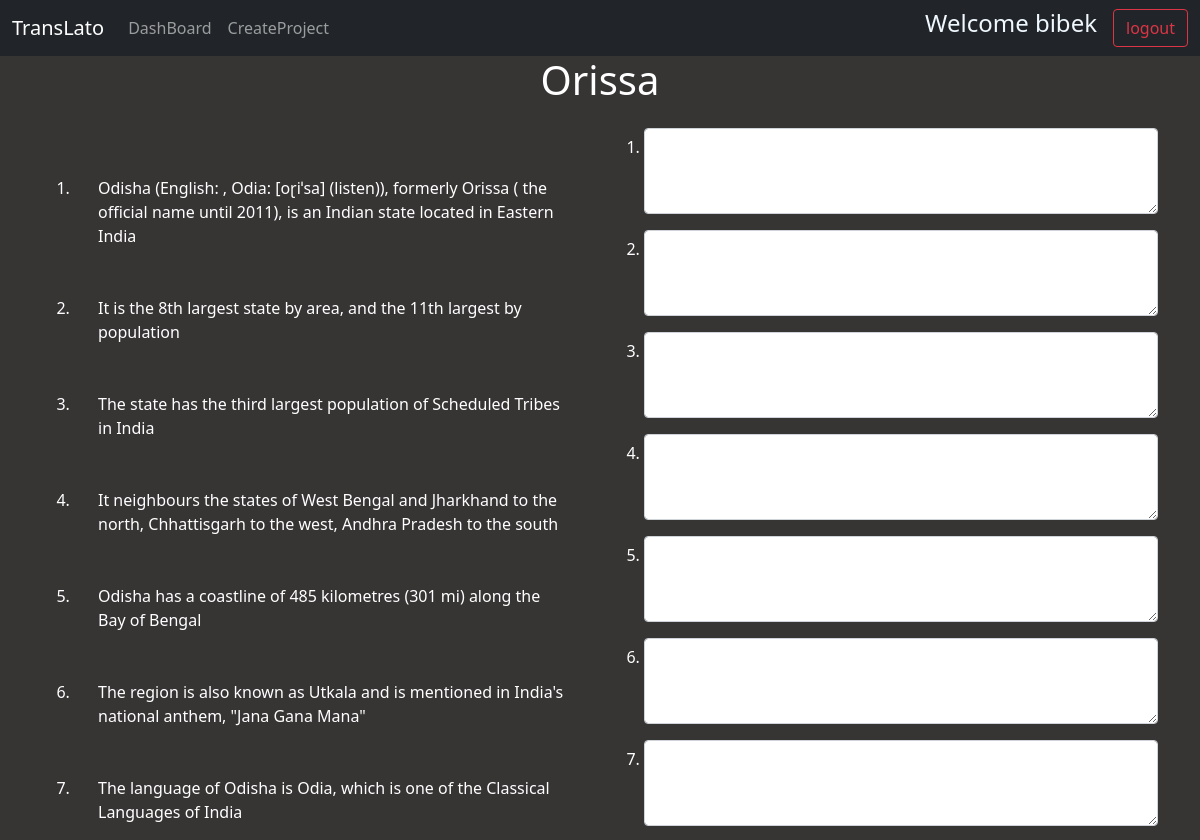
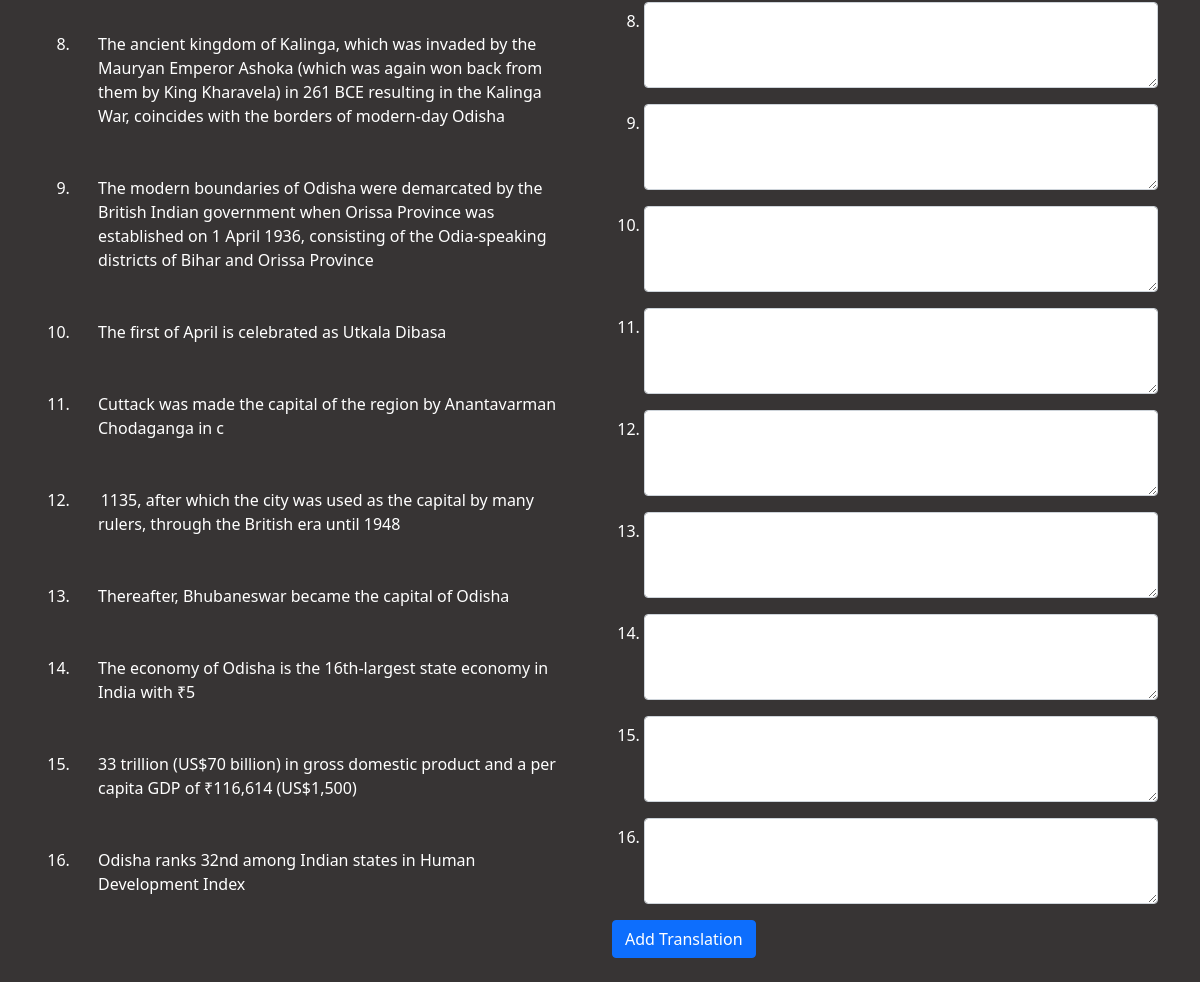
Page /translateproject/2 (signed in) on the committed database (2 pictures, top to bottom).
### home/models.py (models this page shows, shortened)
class Project(models.Model):
    wiki_title=models.CharField(max_length=120)
    target_lang=models.CharField(max_length=20,choices=LANG_CHOICES,default='Hindi')
    manager=models.ForeignKey(User,on_delete=models.CASCADE,related_name='manager',null=True)
    annotator=models.ForeignKey(User,on_delete=models.CASCADE,related_name='annotator',null=True)

class Sentence(models.Model):
    project=models.ForeignKey(Project, on_delete=models.CASCADE)
    original_sentence=models.CharField(max_length=1000)
    translated_sentence=models.CharField(max_length=1000,null=True)

### home/views.py (the view, shortened to what this page needs)
# urls.py: path('translateproject/<str:pk>',views.translateproject,name='translateproject'),
@login_required(login_url='/login')
def translateproject(request,pk):
    try:
        project = Project.objects.get(id=pk)
        if ((request.user==project.manager) or (request.user==project.annotator))==False:
            return redirect('/')
        project=Project.objects.get(id=pk)
        sentences=Sentence.objects.all().filter(project=project)
        return render(request,'translateproject.html',{'project':project,'sentences':sentences})
    except:
        messages.error(request,'Some error occurred')
        return redirect('/')

### templates/translateproject.html (shortened to what this page needs)
{% load static %}
<!doctype html>
<html lang="en">
<head>
    <link href="https://cdn.jsdelivr.net/npm/bootstrap@5.1.3/dist/css/bootstrap.min.css" rel="stylesheet"
>
</head>
<body style="background-color:rgb(55, 52, 52); color:white;">
    <nav class="navbar navbar-expand-lg navbar-dark bg-dark">
        <div class="container-fluid">
            <a class="navbar-brand" href="#">TransLato</a>
            <div class="collapse navbar-collapse" id="navbarScroll">
                <ul class="navbar-nav me-auto my-2 my-lg-0 navbar-nav-scroll" style="--bs-scroll-height: 100px;">
                    <li class="nav-item">
                        <a class="nav-link" aria-current="page" href="/">DashBoard</a>
                    </li>
                    <li class="nav-item">
                        <a class="nav-link" href="/createproject">CreateProject</a>
                    </li>
                </ul>
            </div>
            <div class="d-flex">
                <h4 style="color:aliceblue; margin-right: 16px;">Welcome {{request.user}}</h4>
                <a href="/logout" type="button" class="btn btn-outline-danger">logout</a>
            </div>
        </div>
    </nav>
    <div class="container">
       <h1 align="center">{{project.wiki_title}}</h1>
        <div class="row my-4">
            <div class="col">
                <ol>
                {% for sentence in sentences %}
                <li><div class="container my-5">
                    {{ sentence.original_sentence }}
                </div>
                </li>
                {% endfor %}
                </ol>
            </div>
            <div class="col">
                <form action="/translateproject/{{project.id}}" method="post">
                    <ol>
                    {% for sentence in sentences %}
                    <li><div class="mb-3">
                        <textarea class="form-control" id="transliteration{{sentence.id}}" rows="3" name="{{sentence.id}}"></textarea>
                    </div>
                    </li>
                    {% endfor %}
                    </ol>
                    <button type="submit" class="btn btn-primary">Add Translation</button>
                </form>
            </div>
        </div>
    </div>
</body>
</html>

### rows in the picture
Project: wiki_title "Orissa"
Sentence: original_sentence "Odisha (English: , Odia: [oɽiˈsa] (listen)), formerly Orissa ( the official name until 2011), is an Indian state located in Eastern India"
Sentence: original_sentence "It is the 8th largest state by area, and the 11th largest by population"
Sentence: original_sentence "The state has the third largest population of Scheduled Tribes in India"
Sentence: original_sentence "It neighbours the states of West Bengal and Jharkhand to the north, Chhattisgarh to the west, Andhra Pradesh to the south"
Sentence: original_sentence "Odisha has a coastline of 485 kilometres (301 mi) along the Bay of Bengal"
Sentence: original_sentence "The region is also known as Utkala and is mentioned in India's national anthem, \"Jana Gana Mana\""
Sentence: original_sentence "The language of Odisha is Odia, which is one of the Classical Languages of India"
Sentence: original_sentence "The ancient kingdom of Kalinga, which was invaded by the Mauryan Emperor Ashoka (which was again won back from them by King Kharavela) in 261 BCE resulting in the Kalinga War, coincides with the borders of modern-day Odisha"
Sentence: original_sentence "The modern boundaries of Odisha were demarcated by the British Indian government when Orissa Province was established on 1 April 1936, consisting of the Odia-speaking districts of Bihar and Orissa Province"
Sentence: original_sentence "The first of April is celebrated as Utkala Dibasa"
Sentence: original_sentence "Cuttack was made the capital of the region by Anantavarman Chodaganga in c"
Sentence: original_sentence "1135, after which the city was used as the capital by many rulers, through the British era until 1948"
Sentence: original_sentence "Thereafter, Bhubaneswar became the capital of Odisha"
Sentence: original_sentence "The economy of Odisha is the 16th-largest state economy in India with ₹5"
Sentence: original_sentence "33 trillion (US$70 billion) in gross domestic product and a per capita GDP of ₹116,614 (US$1,500)"
Sentence: original_sentence "Odisha ranks 32nd among Indian states in Human Development Index"

### other values in the picture
{{ request.user }} "bibek"
